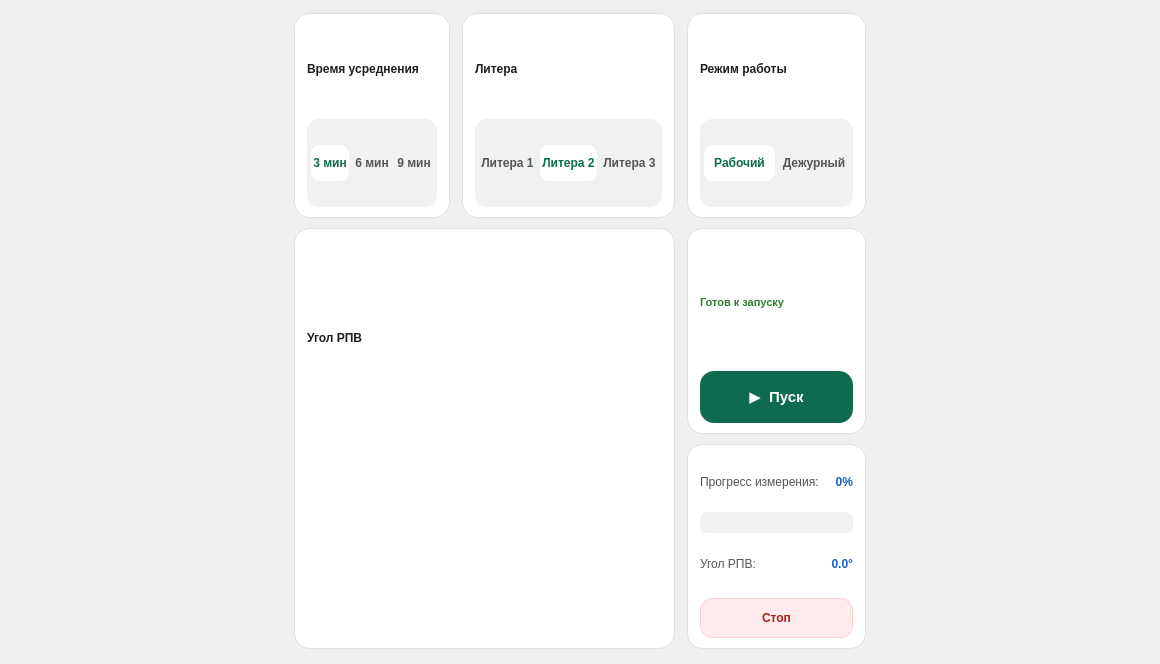
         <widget class="QWidget" name="rightScrollContents">
          <property name="geometry">
           <rect>
            <x>0</x>
            <y>0</y>
            <width>1160</width>
            <height>664</height>
           </rect>
          </property>
          <layout class="QHBoxLayout" name="measureCenteringLayout">
           <property name="leftMargin">
            <number>0</number>
           </property>
           <property name="topMargin">
            <number>4</number>
           </property>
           <property name="rightMargin">
            <number>0</number>
           </property>
           <property name="bottomMargin">
            <number>6</number>
           </property>
           <item>
            <spacer name="measureLeftSpacer">
             <property name="orientation">
              <enum>Qt::Horizontal</enum>
             </property>
             <property name="sizeHint" stdset="0">
              <size>
               <width>16</width>
               <height>20</height>
              </size>
             </property>
            </spacer>
           </item>
           <item>
            <widget class="QWidget" name="measureGridContainer" native="true">
             <property name="maximumSize">
              <size>
               <width>1400</width>
               <height>16777215</height>
              </size>
             </property>
             <layout class="QGridLayout" name="measureGrid">
              <property name="horizontalSpacing">
               <number>12</number>
              </property>
              <property name="verticalSpacing">
               <number>10</number>
              </property>

              <!-- ── Тайл: Время усреднения ─────────────────────────────── -->
              <item row="0" column="0">
               <widget class="QFrame" name="tileAvgTime">
                <property name="styleSheet">
                 <string notr="true">QFrame#tileAvgTime { background-color: #FFFFFF; border: 1px solid #DDE1E3; border-radius: 16px; }</string>
                </property>
                <layout class="QVBoxLayout" name="tileAvgTimeLayout">
                 <property name="leftMargin"><number>12</number></property>
                 <property name="topMargin"><number>10</number></property>
                 <property name="rightMargin"><number>12</number></property>
                 <property name="bottomMargin"><number>10</number></property>
                 <item>
                  <widget class="QLabel" name="lblAveragingTime">
                   <property name="styleSheet">
                    <string notr="true">font-size: 9pt; font-weight: bold; color: #1C1F22; border: none; background: transparent;</string>
                   </property>
                   <property name="text">
                    <string>Время усреднения</string>
                   </property>
                  </widget>
                 </item>
                 <item>
                  <widget class="QWidget" name="avgTimeSegment" native="true">
                   <property name="styleSheet">
                    <string notr="true">QWidget#avgTimeSegment { background-color: #F0F1F2; border-radius: 12px; }</string>
                   </property>
                   <layout class="QHBoxLayout" name="avgTimeSegmentLayout">
                    <property name="spacing"><number>4</number></property>
                    <property name="leftMargin"><number>4</number></property>
                    <property name="topMargin"><number>4</number></property>
                    <property name="rightMargin"><number>4</number></property>
                    <property name="bottomMargin"><number>4</number></property>
                    <item>
                     <widget class="QPushButton" name="btnAvg3">
                      <property name="minimumSize"><size><width>0</width><height>36</height></size></property>
                      <property name="styleSheet">
                       <string notr="true">QPushButton { background: transparent; border: none; border-radius: 9px; padding: 8px 2px; font-size: 9pt; font-weight: 600; color: #555555; }
QPushButton:checked { background-color: #FFFFFF; color: #0F6B4F; font-weight: 700; }
QPushButton:disabled { color: #BFBFBF; }</string>
                      </property>
                      <property name="text"><string>3 мин</string></property>
                      <property name="checkable"><bool>true</bool></property>
                      <property name="autoExclusive"><bool>true</bool></property>
                      <property name="checked"><bool>true</bool></property>
                     </widget>
                    </item>
                    <item>
                     <widget class="QPushButton" name="btnAvg6">
                      <property name="minimumSize"><size><width>0</width><height>36</height></size></property>
                      <property name="styleSheet">
                       <string notr="true">QPushButton { background: transparent; border: none; border-radius: 9px; padding: 8px 2px; font-size: 9pt; font-weight: 600; color: #555555; }
QPushButton:checked { background-color: #FFFFFF; color: #0F6B4F; font-weight: 700; }
QPushButton:disabled { color: #BFBFBF; }</string>
                      </property>
                      <property name="text"><string>6 мин</string></property>
                      <property name="checkable"><bool>true</bool></property>
                      <property name="autoExclusive"><bool>true</bool></property>
                     </widget>
                    </item>
                    <item>
                     <widget class="QPushButton" name="btnAvg9">
                      <property name="minimumSize"><size><width>0</width><height>36</height></size></property>
                      <property name="styleSheet">
                       <string notr="true">QPushButton { background: transparent; border: none; border-radius: 9px; padding: 8px 2px; font-size: 9pt; font-weight: 600; color: #555555; }
QPushButton:checked { background-color: #FFFFFF; color: #0F6B4F; font-weight: 700; }
QPushButton:disabled { color: #BFBFBF; }</string>
                      </property>
                      <property name="text"><string>9 мин</string></property>
                      <property name="checkable"><bool>true</bool></property>
                      <property name="autoExclusive"><bool>true</bool></property>
                     </widget>
                    </item>
                   </layout>
                  </widget>
                 </item>
                </layout>
               </widget>
              </item>

              <!-- ── Тайл: Литера ────────────────────────────────────────── -->
              <item row="0" column="1">
               <widget class="QFrame" name="tileLitera">
                <property name="styleSheet">
                 <string notr="true">QFrame#tileLitera { background-color: #FFFFFF; border: 1px solid #DDE1E3; border-radius: 16px; }</string>
                </property>
                <layout class="QVBoxLayout" name="tileLiteraLayout">
                 <property name="leftMargin"><number>12</number></property>
                 <property name="topMargin"><number>10</number></property>
                 <property name="rightMargin"><number>12</number></property>
                 <property name="bottomMargin"><number>10</number></property>
                 <item>
                  <widget class="QLabel" name="lblLitera">
                   <property name="styleSheet">
                    <string notr="true">font-size: 9pt; font-weight: bold; color: #1C1F22; border: none; background: transparent;</string>
                   </property>
                   <property name="text">
                    <string>Литера</string>
                   </property>
                  </widget>
                 </item>
                 <item>
                  <widget class="QWidget" name="literaSegment" native="true">
                   <property name="styleSheet">
                    <string notr="true">QWidget#literaSegment { background-color: #F0F1F2; border-radius: 12px; }</string>
                   </property>
                   <layout class="QHBoxLayout" name="literaSegmentLayout">
                    <property name="spacing"><number>4</number></property>
                    <property name="leftMargin"><number>4</number></property>
                    <property name="topMargin"><number>4</number></property>
                    <property name="rightMargin"><number>4</number></property>
                    <property name="bottomMargin"><number>4</number></property>
                    <item>
                     <widget class="QPushButton" name="btnLitera1">
                      <property name="minimumSize"><size><width>0</width><height>36</height></size></property>
                      <property name="styleSheet">
                       <string notr="true">QPushButton { background: transparent; border: none; border-radius: 9px; padding: 8px 2px; font-size: 9pt; font-weight: 600; color: #555555; }
QPushButton:checked { background-color: #FFFFFF; color: #0F6B4F; font-weight: 700; }</string>
                      </property>
                      <property name="text"><string>Литера 1</string></property>
                      <property name="checkable"><bool>true</bool></property>
                      <property name="autoExclusive"><bool>true</bool></property>
                     </widget>
                    </item>
                    <item>
                     <widget class="QPushButton" name="btnLitera2">
                      <property name="minimumSize"><size><width>0</width><height>36</height></size></property>
                      <property name="styleSheet">
                       <string notr="true">QPushButton { background: transparent; border: none; border-radius: 9px; padding: 8px 2px; font-size: 9pt; font-weight: 600; color: #555555; }
QPushButton:checked { background-color: #FFFFFF; color: #0F6B4F; font-weight: 700; }</string>
                      </property>
                      <property name="text"><string>Литера 2</string></property>
                      <property name="checkable"><bool>true</bool></property>
                      <property name="autoExclusive"><bool>true</bool></property>
                      <property name="checked"><bool>true</bool></property>
                     </widget>
                    </item>
                    <item>
                     <widget class="QPushButton" name="btnLitera3">
                      <property name="minimumSize"><size><width>0</width><height>36</height></size></property>
                      <property name="styleSheet">
                       <string notr="true">QPushButton { background: transparent; border: none; border-radius: 9px; padding: 8px 2px; font-size: 9pt; font-weight: 600; color: #555555; }
QPushButton:checked { background-color: #FFFFFF; color: #0F6B4F; font-weight: 700; }</string>
                      </property>
                      <property name="text"><string>Литера 3</string></property>
                      <property name="checkable"><bool>true</bool></property>
                      <property name="autoExclusive"><bool>true</bool></property>
                     </widget>
                    </item>
                   </layout>
                  </widget>
                 </item>
                </layout>
               </widget>
              </item>

              <!-- ── Тайл: Режим работы ──────────────────────────────────── -->
              <item row="0" column="2">
               <widget class="QFrame" name="tileMode">
                <property name="styleSheet">
                 <string notr="true">QFrame#tileMode { background-color: #FFFFFF; border: 1px solid #DDE1E3; border-radius: 16px; }</string>
                </property>
                <layout class="QVBoxLayout" name="tileModeLayout">
                 <property name="leftMargin"><number>12</number></property>
                 <property name="topMargin"><number>10</number></property>
                 <property name="rightMargin"><number>12</number></property>
                 <property name="bottomMargin"><number>10</number></property>
                 <item>
                  <widget class="QLabel" name="lblWorkMode">
                   <property name="styleSheet">
                    <string notr="true">font-size: 9pt; font-weight: bold; color: #1C1F22; border: none; background: transparent;</string>
                   </property>
                   <property name="text">
                    <string>Режим работы</string>
                   </property>
                  </widget>
                 </item>
                 <item>
                  <widget class="QWidget" name="modeSegment" native="true">
                   <property name="styleSheet">
                    <string notr="true">QWidget#modeSegment { background-color: #F0F1F2; border-radius: 12px; }</string>
                   </property>
                   <layout class="QHBoxLayout" name="modeButtonsLayout">
                    <property name="spacing"><number>4</number></property>
                    <property name="leftMargin"><number>4</number></property>
                    <property name="topMargin"><number>4</number></property>
                    <property name="rightMargin"><number>4</number></property>
                    <property name="bottomMargin"><number>4</number></property>
                    <item>
                     <widget class="QPushButton" name="btnModeWorking">
                      <property name="minimumSize"><size><width>0</width><height>36</height></size></property>
                      <property name="styleSheet">
                       <string notr="true">QPushButton { background: transparent; border: none; border-radius: 9px; padding: 8px 2px; font-size: 9pt; font-weight: 600; color: #555555; }
QPushButton:checked { background-color: #FFFFFF; color: #0F6B4F; font-weight: 700; }</string>
                      </property>
                      <property name="text"><string>Рабочий</string></property>
                      <property name="checkable"><bool>true</bool></property>
                      <property name="autoExclusive"><bool>true</bool></property>
                      <property name="checked"><bool>true</bool></property>
                     </widget>
                    </item>
                    <item>
                     <widget class="QPushButton" name="btnModeStandby">
                      <property name="minimumSize"><size><width>0</width><height>36</height></size></property>
                      <property name="styleSheet">
                       <string notr="true">QPushButton { background: transparent; border: none; border-radius: 9px; padding: 8px 2px; font-size: 9pt; font-weight: 600; color: #555555; }
QPushButton:checked { background-color: #FFFFFF; color: #0F6B4F; font-weight: 700; }</string>
                      </property>
                      <property name="text"><string>Дежурный</string></property>
                      <property name="checkable"><bool>true</bool></property>
                      <property name="autoExclusive"><bool>true</bool></property>
                     </widget>
                    </item>
                   </layout>
                  </widget>
                 </item>
                </layout>
               </widget>
              </item>

              <!-- ── Тайл: Угол РПВ (компас, растянут на 2×2) ──────────────── -->
              <item row="1" column="0" rowspan="2" colspan="2">
               <widget class="QFrame" name="tileGauge">
                <property name="styleSheet">
                 <string notr="true">QFrame#tileGauge { background-color: #FFFFFF; border: 1px solid #DDE1E3; border-radius: 16px; }</string>
                </property>
                <layout class="QVBoxLayout" name="tileGaugeLayout">
                 <property name="leftMargin"><number>12</number></property>
                 <property name="topMargin"><number>10</number></property>
                 <property name="rightMargin"><number>12</number></property>
                 <property name="bottomMargin"><number>10</number></property>
                 <item>
                  <widget class="QLabel" name="lblRpvGaugeTitle">
                   <property name="styleSheet">
                    <string notr="true">font-size: 9pt; font-weight: bold; color: #1C1F22; border: none; background: transparent;</string>
                   </property>
                   <property name="text">
                    <string>Угол РПВ</string>
                   </property>
                  </widget>
                 </item>
                 <item alignment="Qt::AlignHCenter|Qt::AlignVCenter">
                  <widget class="RpvIndicator" name="rpvIndicator" native="true">
                   <property name="minimumSize">
                    <size>
                     <width>170</width>
                     <height>170</height>
                    </size>
                   </property>
                   <property name="maximumSize">
                    <size>
                     <width>240</width>
                     <height>240</height>
                    </size>
                   </property>
                  </widget>
                 </item>
                </layout>
               </widget>
              </item>

              <!-- ── Тайл: Пуск ──────────────────────────────────────────── -->
              <item row="1" column="2">
               <widget class="QFrame" name="tileStart">
                <property name="styleSheet">
                 <string notr="true">QFrame#tileStart { background-color: #FFFFFF; border: 1px solid #DDE1E3; border-radius: 16px; }</string>
                </property>
                <layout class="QVBoxLayout" name="tileStartLayout">
                 <property name="leftMargin"><number>12</number></property>
                 <property name="topMargin"><number>10</number></property>
                 <property name="rightMargin"><number>12</number></property>
                 <property name="bottomMargin"><number>10</number></property>
                 <item>
                  <widget class="QLabel" name="lblStartReadiness">
                   <property name="styleSheet">
                    <string notr="true">font-size: 8pt; font-weight: bold; color: #2E7D32; border: none; background: transparent;</string>
                   </property>
                   <property name="text">
                    <string>Готов к запуску</string>
                   </property>
                   <property name="wordWrap">
                    <bool>true</bool>
                   </property>
                  </widget>
                 </item>
                 <item>
                  <widget class="QPushButton" name="btnStart">
                   <property name="minimumSize">
                    <size>
                     <width>0</width>
                     <height>52</height>
                    </size>
                   </property>
                   <property name="autoFillBackground">
                    <bool>false</bool>
                   </property>
                   <property name="styleSheet">
                    <string notr="true">QPushButton { background-color: #0F6B4F; color: #FFFFFF; font-size: 11pt; font-weight: bold; border: none; border-radius: 14px; }
QPushButton:pressed { background-color: #0B5A42; }
QPushButton:disabled { background-color: #BDBDBD; color: #757575; }</string>
                   </property>
                   <property name="text">
                    <string>▶  Пуск</string>
                   </property>
                  </widget>
                 </item>
                </layout>
               </widget>
              </item>

              <!-- ── Тайл: Прогресс / Стоп ───────────────────────────────── -->
              <item row="2" column="2">
               <widget class="QFrame" name="tileProgress">
                <property name="styleSheet">
                 <string notr="true">QFrame#tileProgress { background-color: #FFFFFF; border: 1px solid #DDE1E3; border-radius: 16px; }</string>
                </property>
                <layout class="QVBoxLayout" name="tileProgressLayout">
                 <property name="spacing"><number>8</number></property>
                 <property name="leftMargin"><number>12</number></property>
                 <property name="topMargin"><number>10</number></property>
                 <property name="rightMargin"><number>12</number></property>
                 <property name="bottomMargin"><number>10</number></property>
                 <item>
                  <widget class="QWidget" name="measurementProgressWidget" native="true">
                   <property name="visible">
                    <bool>false</bool>
                   </property>
                   <layout class="QVBoxLayout" name="progressVLayout">
                    <property name="spacing">
                     <number>4</number>
                    </property>
                    <property name="leftMargin">
                     <number>0</number>
                    </property>
                    <property name="topMargin">
                     <number>0</number>
                    </property>
                    <property name="rightMargin">
                     <number>0</number>
                    </property>
                    <property name="bottomMargin">
                     <number>0</number>
                    </property>
                    <item>
                     <layout class="QHBoxLayout" name="progressLabelLayout">
                      <property name="spacing">
                       <number>6</number>
                      </property>
                      <item>
                       <widget class="QLabel" name="lblProgressTitle">
                        <property name="styleSheet">
                         <string notr="true">font-size: 9pt; color: #555; border: none; background: transparent;</string>
                        </property>
                        <property name="text">
                         <string>Прогресс измерения:</string>
                        </property>
                       </widget>
                      </item>
                      <item>
                       <spacer name="progressLabelSpacer">
                        <property name="orientation">
                         <enum>Qt::Horizontal</enum>
                        </property>
                        <property name="sizeHint" stdset="0">
                         <size>
                          <width>10</width>
                          <height>10</height>
                         </size>
                        </property>
                       </spacer>
                      </item>
                      <item>
                       <widget class="QLabel" name="lblProgressPercent">
                        <property name="styleSheet">
                         <string notr="true">font-size: 9pt; font-weight: bold; color: #1565C0; border: none; background: transparent;</string>
                        </property>
                        <property name="text">
                         <string>0%</string>
                        </property>
                        <property name="alignment">
                         <set>Qt::AlignRight|Qt::AlignTrailing|Qt::AlignVCenter</set>
                        </property>
                       </widget>
                      </item>
                     </layout>
                    </item>
                    <item>
                     <widget class="QProgressBar" name="progressBarMeasurement">
                      <property name="minimumSize">
                       <size>
                        <width>0</width>
                        <height>14</height>
                       </size>
                      </property>
                      <property name="styleSheet">
                       <string notr="true">QProgressBar {
        border: none;
        border-radius: 7px;
        background-color: #EFF1F2;
        text-align: center;
        font-size: 8pt;
    }
    QProgressBar::chunk {
        background-color: qlineargradient(x1:0, y1:0, x2:1, y2:0, stop:0 #1976D2, stop:1 #42A5F5);
        border-radius: 7px;
    }</string>
                      </property>
                      <property name="maximum">
                       <number>100</number>
                      </property>
                      <property name="value">
                       <number>0</number>
                      </property>
                      <property name="textVisible">
                       <bool>false</bool>
                      </property>
                     </widget>
                    </item>
                    <item>
                     <layout class="QHBoxLayout" name="rpvLayout">
                      <property name="spacing">
                       <number>6</number>
                      </property>
                      <item>
                       <widget class="QLabel" name="lblRpvTitle">
                        <property name="visible">
                         <bool>false</bool>
                        </property>
                        <property name="styleSheet">
                         <string notr="true">font-size: 9pt; color: #555; border: none; background: transparent;</string>
                        </property>
                        <property name="text">
                         <string>Угол РПВ:</string>
                        </property>
                       </widget>
                      </item>
                      <item>
                       <spacer name="rpvSpacer">
                        <property name="orientation">
                         <enum>Qt::Horizontal</enum>
                        </property>
                        <property name="sizeHint" stdset="0">
                         <size>
                          <width>10</width>
                          <height>10</height>
                         </size>
                        </property>
                       </spacer>
                      </item>
                      <item>
                       <widget class="QLabel" name="lblRpvAngle">
                        <property name="visible">
                         <bool>false</bool>
                        </property>
                        <property name="styleSheet">
                         <string notr="true">font-size: 9pt; font-weight: bold; color: #1565C0; border: none; background: transparent;</string>
                        </property>
                        <property name="text">
                         <string>0.0°</string>
                        </property>
                        <property name="alignment">
                         <set>Qt::AlignRight|Qt::AlignTrailing|Qt::AlignVCenter</set>
                        </property>
                       </widget>
                      </item>
                     </layout>
                    </item>
                   </layout>
                  </widget>
                 </item>
                 <item>
                  <widget class="QPushButton" name="btnStop">
                   <property name="minimumSize">
                    <size>
                     <width>0</width>
                     <height>40</height>
                    </size>
                   </property>
                   <property name="styleSheet">
                    <string notr="true">QPushButton { background-color: #FFEBEE; color: #B71C1C; border: 1px solid #FFCDD2; border-radius: 12px; font-size: 9pt; font-weight: bold; }
QPushButton:pressed { background-color: #FFD8DE; }
QPushButton:disabled { background-color: #F5F5F5; color: #BDBDBD; border: 1px solid #E0E0E0; }</string>
                   </property>
                   <property name="text">
                    <string>Стоп</string>
                   </property>
                  </widget>
                 </item>
                </layout>
               </widget>
              </item>

             </layout>
            </widget>
           </item>
           <item>
            <spacer name="measureRightSpacer">
             <property name="orientation">
              <enum>Qt::Horizontal</enum>
             </property>
             <property name="sizeHint" stdset="0">
              <size>
               <width>16</width>
               <height>20</height>
              </size>
             </property>
            </spacer>
           </item>
          </layout>
         </widget>
